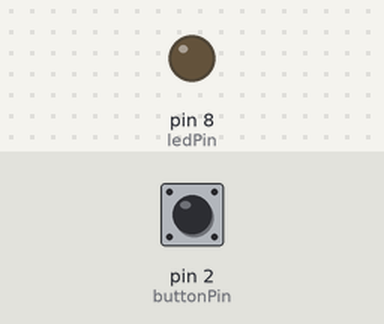
The sketch below on a simulated Arduino Uno, built with avr-gcc and run on an emulated ATmega328P. On the bench: output pins drawn as LEDs (lit = HIGH). Inputs (shaded band) come from the test bench; at power-on: pin 2 (buttonPin) HIGH.

Above: at 1.2 s.
1.3 s: pin 2 (buttonPin) pulled LOW for 0.15 s
At 1.37 s:
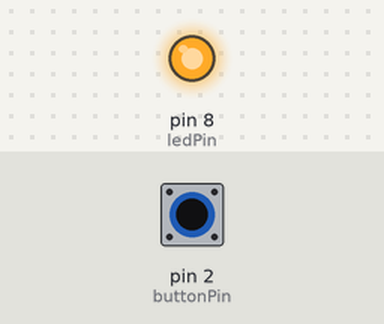
2.9 s: pin 2 (buttonPin) pulled LOW for 3.2 s
At 6.9 s:
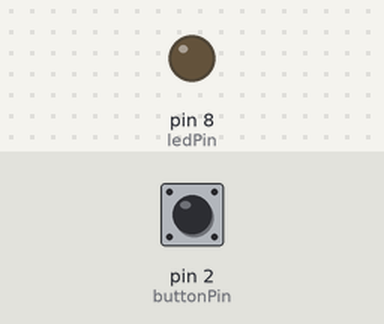
Timing chart, 0 to 8.4 s (numbered marks = the images above; inputs shaded):
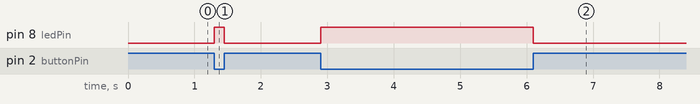

The sketch:

exemplo-sem-diminuir-corrente.ino
```cpp
/*
  Exemplo Simples - Botão e Arduino sem diminuir corrente.
  Utilizado: Arduino Uno, Push-button, LED
  Autor: Yhan Christian Souza Silva - Data: 01/06/2017
*/

// --- Hardware ---

const int buttonPin = 2;
const int ledPin =  8;

// --- Variáveis ---

boolean buttonState = true;

// --- Setup ---

void setup() {
  pinMode(ledPin, OUTPUT);
  pinMode(buttonPin, INPUT_PULLUP);
}

// --- Loop ---

void loop() {
  buttonState = digitalRead(buttonPin);
  if (!buttonState) digitalWrite(ledPin, HIGH);
  else  digitalWrite(ledPin, LOW);
}
```

Measured:
- after the input at 1.3 s, pin 8 (ledPin): LOW → HIGH at once, → LOW 0.15 s later
- after the input at 2.9 s, pin 8 (ledPin): LOW → HIGH at once, → LOW 3.2 s later
